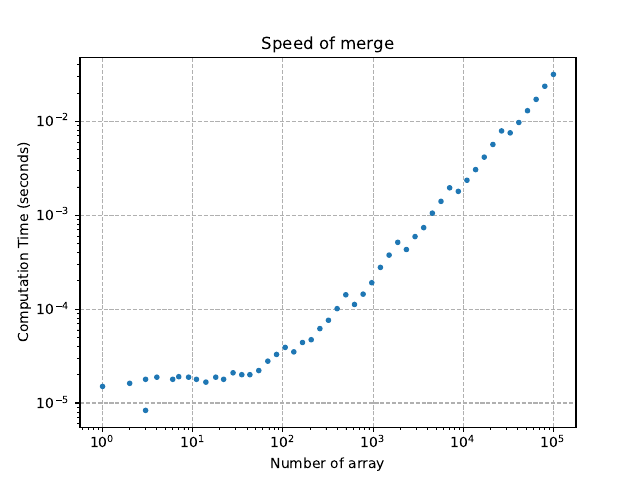

This chart was generated by the following Python code:
import jax
import jax.numpy as jnp
from jax import lax

import jax.numpy as jnp
import matplotlib.pyplot as plt
import jax
import numpy as np

@jax.jit
def merge_intervals_jax(arr, offset=1.0):
    intervals = jnp.stack([arr - offset, arr + offset], axis=1)
    sorted_intervals = intervals[jnp.argsort(intervals[:, 0])]

    def merge_scan_fn(carry, next_interval):
        current_interval = carry

        start_max = jnp.maximum(current_interval[0], next_interval[0])
        start_min = jnp.minimum(current_interval[0], next_interval[0])
        end_max = jnp.maximum(current_interval[1], next_interval[1])
        end_min = jnp.minimum(current_interval[1], next_interval[1])

        overlap_exists = start_max <= end_min

        # merge interval if overlap_exists is True
        updated_current_interval = jnp.where(
            overlap_exists,
            jnp.array([start_min, end_max]),
            next_interval
        )

        return updated_current_interval, updated_current_interval

    _, merged_intervals = jax.lax.scan(merge_scan_fn, sorted_intervals[0], sorted_intervals[1:])
    merged_intervals = jnp.vstack([sorted_intervals[0], merged_intervals])
    mask = jnp.append(jnp.diff(merged_intervals[:, 0]) != 0, True)

    return merged_intervals, mask

import time
bins = jnp.int_(np.logspace(0.3,5,50))
print(bins)

times=[]
for b in bins:
    arr = jnp.array(np.random.uniform(-10, 10, b))
    merge_intervals_jax(jnp.ones(len(arr)), offset=1e-2) 
    start = time.time()
    result, _ = merge_intervals_jax(arr, offset=1e-2)
    result.block_until_ready()
    end = time.time()
    print(len(arr), "%.1e"%(end - start))
    times.append(end-start)

plt.plot(bins, times, ".")
plt.loglog()
plt.grid(ls="--")
plt.title("Speed of merge")
plt.xlabel("Number of array")
plt.ylabel("Computation Time (seconds)")
plt.savefig('tests/integrate/brute_force/speed_merge_jnp.pdf')
plt.show()